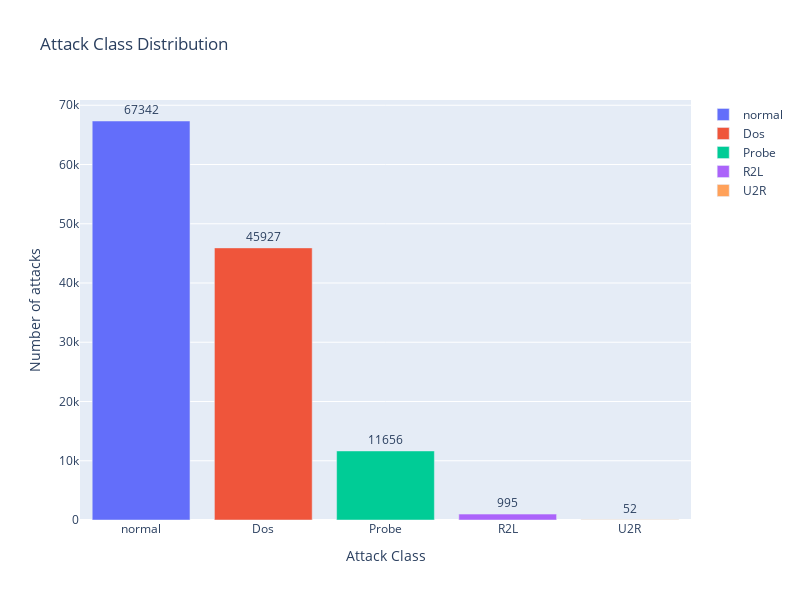

Notebook code cell kept with this figure:
### Code cell
fig = go.Figure(data=[
    go.Bar(name='normal', 
        y=kdd_train["attack"].value_counts().values[0:1],
        x=['normal'],
        text = kdd_train["attack"].value_counts()[0:1],
        orientation='v',
        textposition='outside',),
    go.Bar(name='Dos', 
        y=kdd_train["attack"].value_counts().values[1:2],
        x=['Dos'],
        text = kdd_train["attack"].value_counts()[1:2],
        orientation='v',
        textposition='outside',),
    go.Bar(name='Probe', 
        y=kdd_train["attack"].value_counts().values[2:3],
        x=['Probe'],
        text = kdd_train["attack"].value_counts()[2:3],
        orientation='v',
        textposition='outside',),
    go.Bar(name='R2L', 
        y=kdd_train["attack"].value_counts().values[3:4],
        x=['R2L'],
        text = kdd_train["attack"].value_counts()[3:4],
        orientation='v',
        textposition='outside',),
    go.Bar(name='U2R', 
        y=kdd_train["attack"].value_counts().values[4:5],
        x=['U2R'],
        text = kdd_train["attack"].value_counts()[4:5],
        orientation='v',
        textposition='outside',),
])
# Change the bar mode
fig.update_layout(
                  width=800,
                  height=600,
                  title=f'Attack Class Distribution',
                  yaxis_title='Number of attacks',
                  xaxis_title='Attack Class',)
iplot(fig)

### Figure 1 — Plotly figure (JSON) as saved in the notebook; plotly's stock layout.template omitted (floating-point values rounded to 4 significant figures)
{"data": [{"name": "normal", "orientation": "v", "text": [67342], "textposition": "outside", "type": "bar", "x": ["normal"], "y": [67342]}, {"name": "Dos", "orientation": "v", "text": [45927], "textposition": "outside", "type": "bar", "x": ["Dos"], "y": [45927]}, {"name": "Probe", "orientation": "v", "text": [11656], "textposition": "outside", "type": "bar", "x": ["Probe"], "y": [11656]}, {"name": "R2L", "orientation": "v", "text": [995], "textposition": "outside", "type": "bar", "x": ["R2L"], "y": [995]}, {"name": "U2R", "orientation": "v", "text": [52], "textposition": "outside", "type": "bar", "x": ["U2R"], "y": [52]}], "layout": {"height": 600, "title": {"text": "Attack Class Distribution"}, "width": 800, "xaxis": {"title": {"text": "Attack Class"}}, "yaxis": {"title": {"text": "Number of attacks"}}}}
